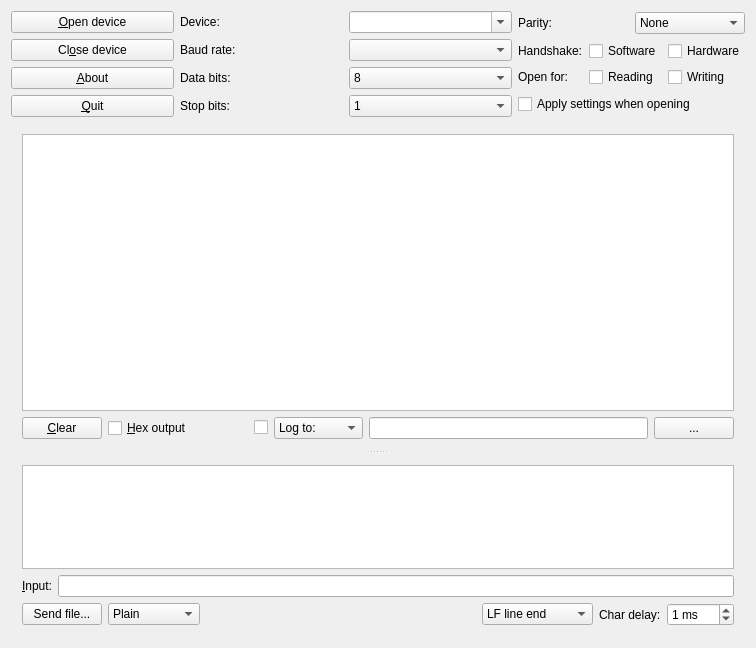
<ui version="4.0" >
 <class>CuteCommDlg</class>
 <widget class="QWidget" name="CuteCommDlg" >
  <property name="geometry" >
   <rect>
    <x>0</x>
    <y>0</y>
    <width>756</width>
    <height>648</height>
   </rect>
  </property>
  <property name="windowTitle" >
   <string>CuteCom</string>
  </property>
  <layout class="QVBoxLayout" >
   <item>
    <layout class="QGridLayout" >
     <item row="3" column="1" >
      <widget class="QLabel" name="textLabel5" >
       <property name="text" >
        <string>Stop bits:</string>
       </property>
       <property name="wordWrap" >
        <bool>false</bool>
       </property>
       <property name="buddy" >
        <cstring>m_stopCb</cstring>
       </property>
      </widget>
     </item>
     <item row="3" column="0" >
      <widget class="QPushButton" name="m_quitPb" >
       <property name="text" >
        <string>&amp;Quit</string>
       </property>
       <property name="shortcut" >
        <string>Alt+Q</string>
       </property>
      </widget>
     </item>
     <item row="2" column="1" >
      <widget class="QLabel" name="textLabel3" >
       <property name="text" >
        <string>Data bits:</string>
       </property>
       <property name="wordWrap" >
        <bool>false</bool>
       </property>
       <property name="buddy" >
        <cstring>m_dataBitsCb</cstring>
       </property>
      </widget>
     </item>
     <item row="2" column="0" >
      <widget class="QPushButton" name="m_aboutPb" >
       <property name="text" >
        <string>&amp;About</string>
       </property>
       <property name="shortcut" >
        <string>Alt+A</string>
       </property>
      </widget>
     </item>
     <item row="2" column="2" >
      <widget class="QComboBox" name="m_dataBitsCb" >
       <property name="currentIndex" >
        <number>3</number>
       </property>
       <item>
        <property name="text" >
         <string>5</string>
        </property>
       </item>
       <item>
        <property name="text" >
         <string>6</string>
        </property>
       </item>
       <item>
        <property name="text" >
         <string>7</string>
        </property>
       </item>
       <item>
        <property name="text" >
         <string>8</string>
        </property>
       </item>
      </widget>
     </item>
     <item row="0" column="1" >
      <widget class="QLabel" name="textLabel1" >
       <property name="text" >
        <string>Device:</string>
       </property>
       <property name="wordWrap" >
        <bool>false</bool>
       </property>
       <property name="buddy" >
        <cstring>m_deviceCb</cstring>
       </property>
      </widget>
     </item>
     <item row="0" column="0" >
      <widget class="QPushButton" name="m_connectPb" >
       <property name="toolTip" >
        <string/>
       </property>
       <property name="text" >
        <string>&amp;Open device</string>
       </property>
       <property name="shortcut" >
        <string>Alt+O</string>
       </property>
      </widget>
     </item>
     <item row="1" column="0" >
      <widget class="QPushButton" name="m_closePb" >
       <property name="text" >
        <string>Cl&amp;ose device</string>
       </property>
       <property name="shortcut" >
        <string>Alt+O</string>
       </property>
      </widget>
     </item>
     <item row="3" column="2" >
      <widget class="QComboBox" name="m_stopCb" >
       <item>
        <property name="text" >
         <string>1</string>
        </property>
       </item>
       <item>
        <property name="text" >
         <string>2</string>
        </property>
       </item>
      </widget>
     </item>
     <item row="1" column="1" >
      <widget class="QLabel" name="textLabel2" >
       <property name="text" >
        <string>Baud rate:</string>
       </property>
       <property name="wordWrap" >
        <bool>false</bool>
       </property>
       <property name="buddy" >
        <cstring>m_baudCb</cstring>
       </property>
      </widget>
     </item>
     <item row="0" column="2" >
      <widget class="QComboBox" name="m_deviceCb" >
       <property name="editable" >
        <bool>true</bool>
       </property>
      </widget>
     </item>
     <item row="1" column="2" >
      <widget class="QComboBox" name="m_baudCb" >
       <property name="currentIndex" >
        <number>7</number>
       </property>
      </widget>
     </item>
     <item rowspan="4" row="0" column="3" >
      <layout class="QVBoxLayout" >
       <item>
        <layout class="QHBoxLayout" >
         <item>
          <widget class="QLabel" name="textLabel4" >
           <property name="text" >
            <string>Parity:</string>
           </property>
           <property name="wordWrap" >
            <bool>false</bool>
           </property>
           <property name="buddy" >
            <cstring>m_parityCb</cstring>
           </property>
          </widget>
         </item>
         <item>
          <widget class="QComboBox" name="m_parityCb" >
           <item>
            <property name="text" >
             <string>None</string>
            </property>
           </item>
           <item>
            <property name="text" >
             <string>Odd</string>
            </property>
           </item>
           <item>
            <property name="text" >
             <string>Even</string>
            </property>
           </item>
           <item>
            <property name="text" >
             <string>Mark</string>
            </property>
           </item>
           <item>
            <property name="text" >
             <string>Space</string>
            </property>
           </item>
          </widget>
         </item>
        </layout>
       </item>
       <item>
        <layout class="QGridLayout" >
         <item row="0" column="2" >
          <widget class="QCheckBox" name="m_hardwareCb" >
           <property name="toolTip" >
            <string>Enable Hardware Handshake</string>
           </property>
           <property name="text" >
            <string>Hardware</string>
           </property>
          </widget>
         </item>
         <item row="0" column="1" >
          <widget class="QCheckBox" name="m_softwareCb" >
           <property name="toolTip" >
            <string>Enable Software Handshake (XON/XOFF)</string>
           </property>
           <property name="text" >
            <string>Software</string>
           </property>
          </widget>
         </item>
         <item row="1" column="2" >
          <widget class="QCheckBox" name="m_writeCb" >
           <property name="toolTip" >
            <string>Usually you want to use read and write</string>
           </property>
           <property name="text" >
            <string>Writing</string>
           </property>
          </widget>
         </item>
         <item row="1" column="1" >
          <widget class="QCheckBox" name="m_readCb" >
           <property name="toolTip" >
            <string>Usually you want to use read and write</string>
           </property>
           <property name="text" >
            <string>Reading</string>
           </property>
          </widget>
         </item>
         <item row="1" column="0" >
          <widget class="QLabel" name="textLabel1_3" >
           <property name="text" >
            <string>Open for:</string>
           </property>
           <property name="wordWrap" >
            <bool>false</bool>
           </property>
          </widget>
         </item>
         <item row="0" column="0" >
          <widget class="QLabel" name="textLabel2_2" >
           <property name="text" >
            <string>Handshake:</string>
           </property>
           <property name="wordWrap" >
            <bool>false</bool>
           </property>
          </widget>
         </item>
        </layout>
       </item>
       <item>
        <widget class="QCheckBox" name="m_applyCb" >
         <property name="text" >
          <string>Apply settings when opening</string>
         </property>
        </widget>
       </item>
      </layout>
     </item>
    </layout>
   </item>
   <item>
    <widget class="QSplitter" name="splitter2" >
     <property name="orientation" >
      <enum>Qt::Vertical</enum>
     </property>
     <widget class="QFrame" name="frame3" >
      <property name="sizePolicy" >
       <sizepolicy vsizetype="Preferred" hsizetype="Preferred" >
        <horstretch>0</horstretch>
        <verstretch>2</verstretch>
       </sizepolicy>
      </property>
      <property name="frameShape" >
       <enum>QFrame::NoFrame</enum>
      </property>
      <property name="frameShadow" >
       <enum>QFrame::Plain</enum>
      </property>
      <layout class="QVBoxLayout" >
       <item>
        <widget class="QTextBrowser" name="m_outputView" >
         <property name="font" >
          <font>
            <family>Monospace</family>
            <pointsize>11</pointsize>
          </font>
         </property>
        </widget>
       </item>
       <item>
        <layout class="QHBoxLayout" >
         <item>
          <widget class="QPushButton" name="m_clearOutputPb" >
           <property name="toolTip" >
            <string>Clear the output window</string>
           </property>
           <property name="text" >
            <string>&amp;Clear</string>
           </property>
           <property name="shortcut" >
            <string>Alt+C</string>
           </property>
          </widget>
         </item>
         <item>
          <widget class="QCheckBox" name="m_hexOutputCb" >
           <property name="sizePolicy" >
            <sizepolicy vsizetype="Fixed" hsizetype="Minimum" >
             <horstretch>1</horstretch>
             <verstretch>0</verstretch>
            </sizepolicy>
           </property>
           <property name="toolTip" >
            <string>Show the output in hexadecimal format</string>
           </property>
           <property name="text" >
            <string>&amp;Hex output</string>
           </property>
           <property name="shortcut" >
            <string>Alt+H</string>
           </property>
          </widget>
         </item>
         <item>
          <widget class="QCheckBox" name="m_enableLoggingCb" >
           <property name="toolTip" >
            <string>Enable logging the data to a file. Chose "Append to" to append instead overwrite to an existing file.</string>
           </property>
           <property name="text" >
            <string/>
           </property>
          </widget>
         </item>
         <item>
          <widget class="QComboBox" name="m_logAppendCb" >
           <property name="toolTip" >
            <string>Enable logging the data to a file. Chose "Append to" to append instead overwrite to an existing file.</string>
           </property>
           <item>
            <property name="text" >
             <string>Log to:</string>
            </property>
           </item>
           <item>
            <property name="text" >
             <string>Append to:</string>
            </property>
           </item>
          </widget>
         </item>
         <item>
          <widget class="QLineEdit" name="m_logFileLe" >
           <property name="sizePolicy" >
            <sizepolicy vsizetype="Fixed" hsizetype="Expanding" >
             <horstretch>2</horstretch>
             <verstretch>0</verstretch>
            </sizepolicy>
           </property>
           <property name="toolTip" >
            <string>The logfile</string>
           </property>
          </widget>
         </item>
         <item>
          <widget class="QPushButton" name="m_logFileFileDialog" >
           <property name="toolTip" >
            <string>Open file dialog</string>
           </property>
           <property name="text" >
            <string>...</string>
           </property>
          </widget>
         </item>
        </layout>
       </item>
      </layout>
     </widget>
     <widget class="QFrame" name="frame4" >
      <property name="sizePolicy" >
       <sizepolicy vsizetype="Preferred" hsizetype="Preferred" >
        <horstretch>0</horstretch>
        <verstretch>1</verstretch>
       </sizepolicy>
      </property>
      <property name="frameShape" >
       <enum>QFrame::NoFrame</enum>
      </property>
      <property name="frameShadow" >
       <enum>QFrame::Plain</enum>
      </property>
      <layout class="QVBoxLayout" >
       <item>
        <widget class="QListWidget" name="m_oldCmdsLb" />
       </item>
       <item>
        <layout class="QHBoxLayout" >
         <item>
          <widget class="QLabel" name="textLabel1_2" >
           <property name="text" >
            <string>&amp;Input:</string>
           </property>
           <property name="wordWrap" >
            <bool>false</bool>
           </property>
           <property name="buddy" >
            <cstring>m_cmdLe</cstring>
           </property>
          </widget>
         </item>
         <item>
          <widget class="QLineEdit" name="m_cmdLe" >
           <property name="toolTip" >
            <string>Enter commands here, Ctrl+C, Ctrl+S, Ctrl+Q also work</string>
           </property>
          </widget>
         </item>
        </layout>
       </item>
       <item>
        <layout class="QHBoxLayout" >
         <item>
          <widget class="QPushButton" name="m_sendPb" >
           <property name="toolTip" >
            <string>Select a file to be sent using the specified protocol</string>
           </property>
           <property name="text" >
            <string>Send file...</string>
           </property>
           <property name="autoDefault" >
            <bool>false</bool>
           </property>
          </widget>
         </item>
         <item>
          <widget class="QComboBox" name="m_protoPb" >
           <property name="toolTip" >
            <string>Select the transfer protocol</string>
           </property>
           <item>
            <property name="text" >
             <string>Plain</string>
            </property>
           </item>
           <item>
            <property name="text" >
             <string>XModem</string>
            </property>
           </item>
           <item>
            <property name="text" >
             <string>ZModem</string>
            </property>
           </item>
           <item>
            <property name="text" >
             <string>YModem</string>
            </property>
           </item>
           <item>
            <property name="text" >
             <string>1kXModem</string>
            </property>
           </item>
           <item>
            <property name="text" >
             <string>Script</string>
            </property>
           </item>
          </widget>
         </item>
         <item>
          <spacer>
           <property name="orientation" >
            <enum>Qt::Horizontal</enum>
           </property>
           <property name="sizeType" >
            <enum>QSizePolicy::Expanding</enum>
           </property>
           <property name="sizeHint" >
            <size>
             <width>40</width>
             <height>20</height>
            </size>
           </property>
          </spacer>
         </item>
         <item>
          <widget class="QComboBox" name="m_inputModeCb" >
           <property name="toolTip" >
            <string>Select the line end termination</string>
           </property>
           <item>
            <property name="text" >
             <string>LF line end</string>
            </property>
           </item>
           <item>
            <property name="text" >
             <string>CR line end</string>
            </property>
           </item>
           <item>
            <property name="text" >
             <string>CR,LF line end</string>
            </property>
           </item>
           <item>
            <property name="text" >
             <string>No line end</string>
            </property>
           </item>
           <item>
            <property name="text" >
             <string>Hex input</string>
            </property>
           </item>
          </widget>
         </item>
         <item>
          <widget class="QLabel" name="textLabel1_4" >
           <property name="text" >
            <string>Char delay:</string>
           </property>
           <property name="wordWrap" >
            <bool>false</bool>
           </property>
          </widget>
         </item>
         <item>
          <widget class="QSpinBox" name="m_charDelaySb" >
           <property name="toolTip" >
            <string>Delay between single characters</string>
           </property>
           <property name="suffix" >
            <string> ms</string>
           </property>
           <property name="maximum" >
            <number>250</number>
           </property>
           <property name="value" >
            <number>1</number>
           </property>
          </widget>
         </item>
        </layout>
       </item>
      </layout>
     </widget>
    </widget>
   </item>
  </layout>
 </widget>
 <layoutdefault spacing="6" margin="11" />
 <pixmapfunction>qPixmapFromMimeSource</pixmapfunction>
 <tabstops>
  <tabstop>m_connectPb</tabstop>
  <tabstop>m_closePb</tabstop>
  <tabstop>m_aboutPb</tabstop>
  <tabstop>m_quitPb</tabstop>
  <tabstop>m_deviceCb</tabstop>
  <tabstop>m_baudCb</tabstop>
  <tabstop>m_dataBitsCb</tabstop>
  <tabstop>m_stopCb</tabstop>
  <tabstop>m_parityCb</tabstop>
  <tabstop>m_softwareCb</tabstop>
  <tabstop>m_hardwareCb</tabstop>
  <tabstop>m_readCb</tabstop>
  <tabstop>m_writeCb</tabstop>
  <tabstop>m_applyCb</tabstop>
  <tabstop>m_outputView</tabstop>
  <tabstop>m_clearOutputPb</tabstop>
  <tabstop>m_hexOutputCb</tabstop>
  <tabstop>m_enableLoggingCb</tabstop>
  <tabstop>m_logAppendCb</tabstop>
  <tabstop>m_logFileLe</tabstop>
  <tabstop>m_logFileFileDialog</tabstop>
  <tabstop>m_cmdLe</tabstop>
  <tabstop>m_sendPb</tabstop>
  <tabstop>m_protoPb</tabstop>
  <tabstop>m_inputModeCb</tabstop>
  <tabstop>m_charDelaySb</tabstop>
  <tabstop>m_oldCmdsLb</tabstop>
 </tabstops>
 <resources/>
 <connections/>
</ui>
